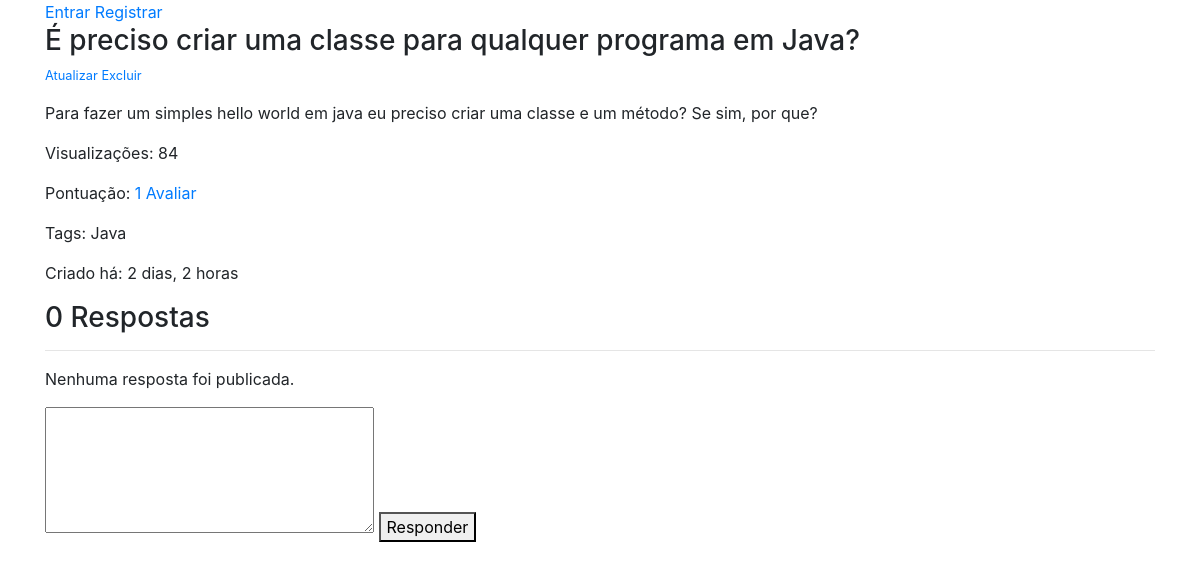
Page /forum/e-preciso-criar-uma-classe-para-qualquer-programa-em-java/ on the committed database.
### forum/models.py (models this page shows, shortened)
class Question(models.Model):
    user = models.ForeignKey(User, on_delete=models.CASCADE)
    title = models.CharField(max_length=120)
    text = models.TextField(max_length=500)
    views = models.IntegerField(default=0)
    likes = models.ManyToManyField(User, related_name='likes')
    tags = models.TextField(help_text='Separar tags por vírgula.')
    published = models.DateTimeField(auto_now_add=True)
    updated = models.DateTimeField(auto_now=True)
    slug = models.SlugField(max_length=200, blank=True, null=True)
    objects = QuestionManager()
    class Meta:
        ordering = ['-published']
    def __str__(self):
        return self.title
    def get_toggle_like_url(self):
        return reverse('forum:toggle-like', kwargs={'slug': self.slug})
    def get_toggle_like_api_url(self):
        return reverse('forum:toggle-like-api', kwargs={'slug': self.slug})
    def increment_visualization(self):
        self.views += 1
        self.save()

### forum/views.py (the view)
# urls.py: path('<str:slug>/', views.QuestionDetailView.as_view(), name='detail'),
class QuestionDetailView(DetailView):
    def get_object(self, *args, **kwargs):
        question = Question.objects.get(slug=self.kwargs['slug'])
        question.increment_visualization()
        return question

### forum/models.py (called while the page is built)
def pre_save_receiver(sender, instance, *args, **kwargs):
    if not instance.slug:
        instance.slug = unique_slug_generator(instance)

    def get_queryset(self):
        return QuestionQuerySet(self.model, using=self._db)

### forum/templates/forum/question_detail.html (shortened to what this page needs)
{% extends 'base.html' %}
{% block content %}
    <h3>{{ question }}</h3>
    <small><p><a href="{% url 'forum:update' question.slug %}">Atualizar</a>
        <a href="{% url 'forum:delete' question.slug %}">Excluir</a></p></small>
    <p>{{ question.text }}</p>
    <p>Visualizações: {{ question.views }}</p>
    <p>Pontuação: <a class="like-btn" id="like-btn" data-href="{{ question.get_toggle_like_api_url }}" data-likes="{{ question.likes.count }}" href="{{ question.get_toggle_like_url }}"> {{ question.likes.count }} Avaliar</a></p>
    <p>Tags: {{ question.tags }}</p>
    <p>Criado há: {{ question.published|timesince }}</p>
    <h3>{{ question.answer_set.count }} Resposta{{ question.answer_set.count|pluralize }}</h3>
    <hr>
    {% for answer in question.answer_set.all %}
        <div class="row">
            <p>{{ answer.text }}</p>
            <small>por: {{ answer.user.username }}</small>
        </div>
        {% empty %}
        <p>Nenhuma resposta foi publicada.</p>
    {% endfor %}
    <form method="post">
        <textarea name="" id="" cols="30" rows="5"></textarea>
        <button type="submit">Responder</button>
    </form>
{% endblock  %}

### rows in the picture
Question: title "É preciso criar uma classe para qualquer programa em Java?", text "Para fazer um simples hello world em java eu preciso criar uma classe e um método? Se sim, por que?", views "84", likes.count "1", tags "Java", published "2 dias, 2 horas", answer_set.count "0"
